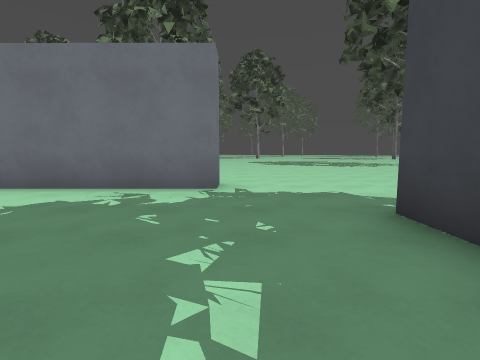
view 1 (above)

20 first-person views from a walk through a level from a Godot 3-D game. The camera is 1.3 m above the floor, tilts 6° down and sees 85° across. The floor is counted in squares, 2 m on a side. Each view is taken from the middle of a square. On the plan, view 1 faces up. The plan holds only what a view shows up to about 9 squares ahead; the rest is blank. The place goes on beyond the plan. Surface patterns are stand-ins for the level's own textures.

view 2
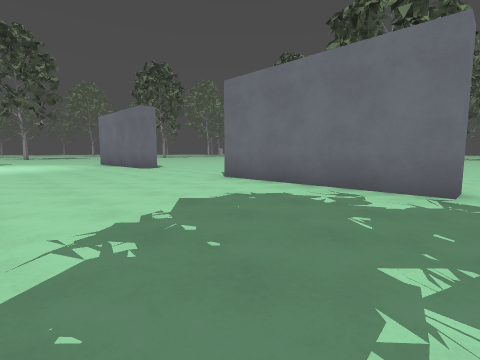

view 3
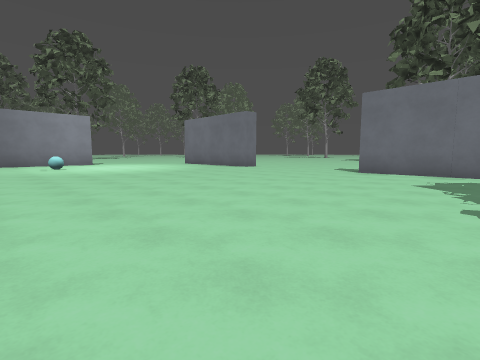

view 4
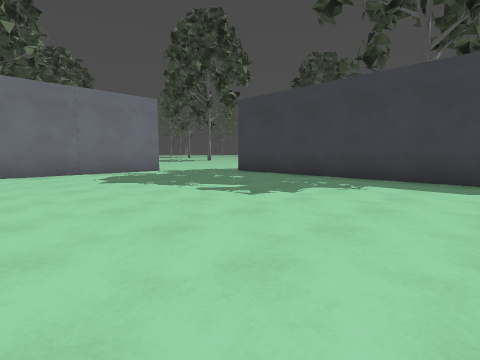

view 5
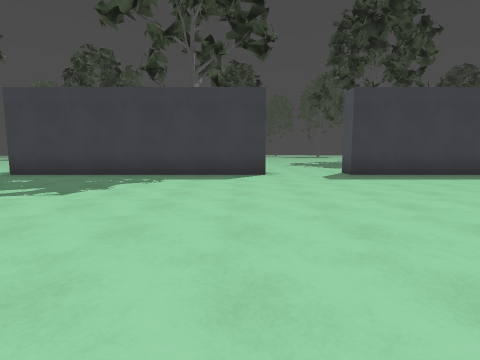

view 6
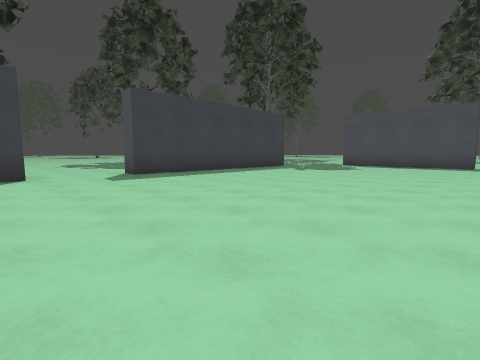

view 7
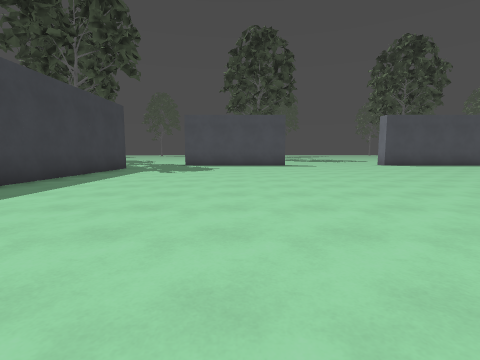

view 8
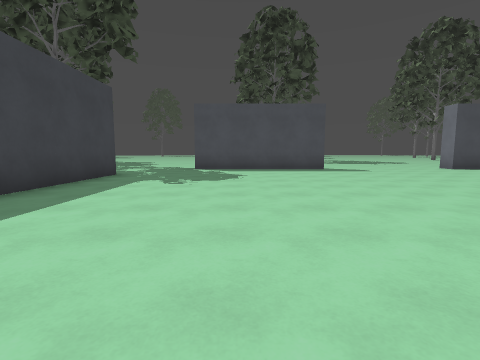

view 9
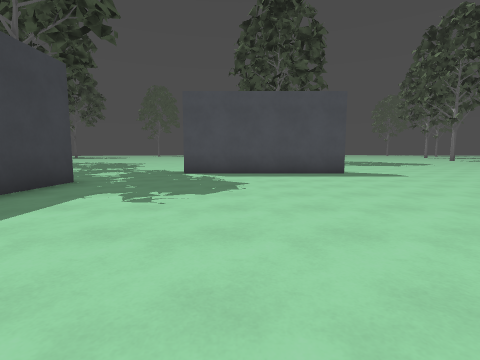

view 10
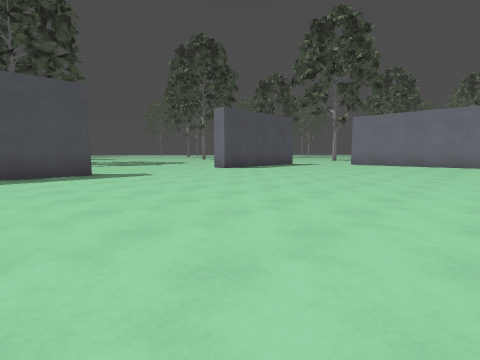

view 11
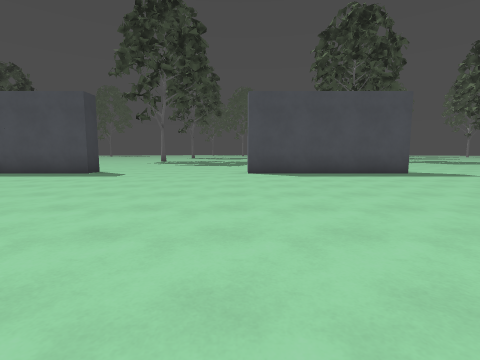

view 12
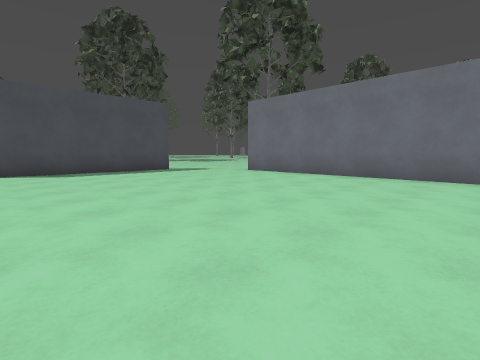

view 13
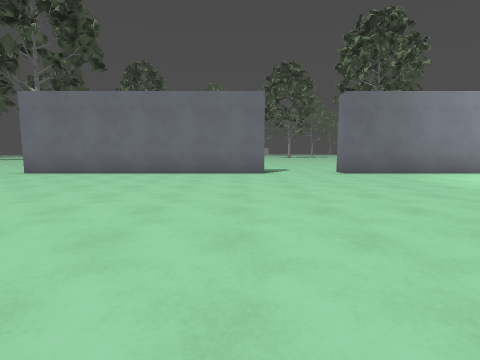

view 14
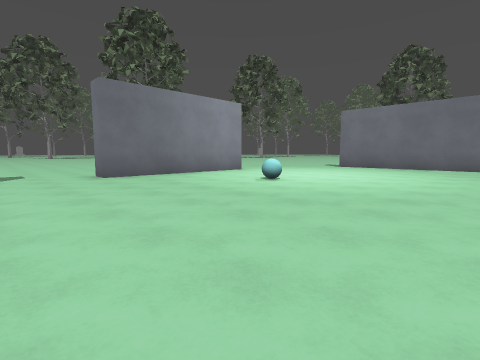

view 15
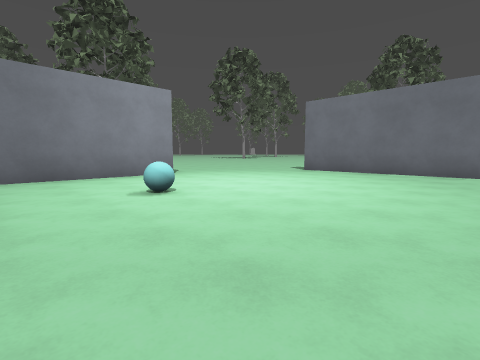

view 16
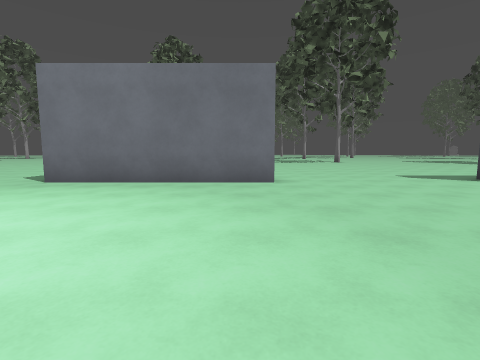

view 17
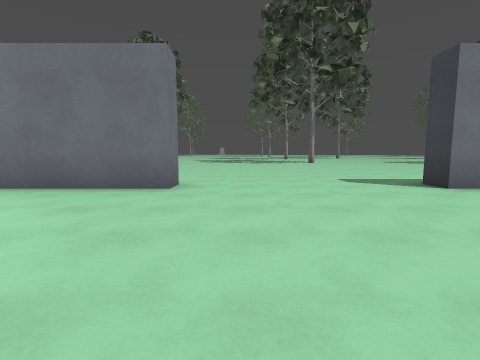

view 18
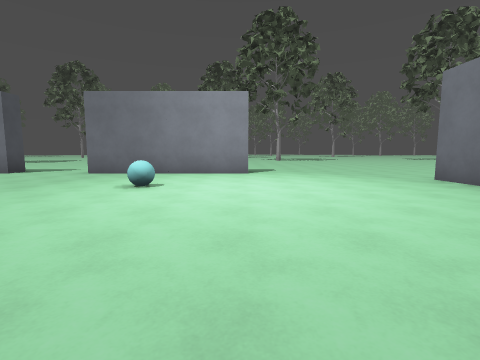

view 19
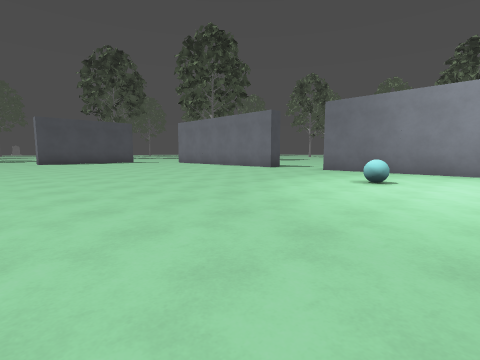

view 20
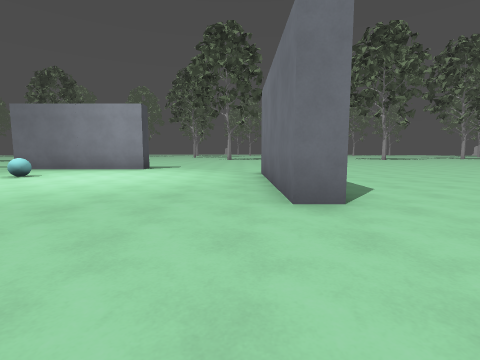

### Floor plan
Points are (right, up) in squares from view 1. A wall is a line through its corners. A room is listed if a view was taken in it or the views show most of it. See-through windows are left out.
Room 1 (views 1, 2, 3, 4, 5, 6, 7, 8, 9, 10, 11, 12, 13, 14, 15, 16, 17, 18, 19, 20)
walls: (1.7, -4.8) (1.7, 2.9); (-17.9, -7.2) (-17.2, -7.2) (-17.2, -14.8); (-10.3, 5.4) (-10.3, 4.7) (-15.4, 4.7); (-17.2, 0.4) (-17.2, -4.7) (-17.9, -4.7); (-0.4, 5.4) (-0.4, 4.7) (-5.2, 4.7) (-5.2, 5.4); (-5.2, -17.9) (-5.2, -17.2) (-0.2, -17.2); (1.7, -14.8) (1.7, -7.2) (2.4, -7.2); (-15.4, -17.2) (-10.2, -17.2)
ways out: opening at (0.9, 6); opening at (1, -17); opening at (3, -6)

Where each view was taken, in squares from view 1:
view 1: 0 up, 0 right, facing up
view 2: 0 up, 0 right, facing up-left
view 3: 4 down, 2 left, facing up-left
view 4: 4 down, 5 left, facing up-right
view 5: 4 down, 6 left, facing right
view 6: 4 down, 6 left, facing down-right
view 7: 4 down, 3 left, facing down
view 8: 7 down, 2 left, facing down
view 9: 9 down, 2 left, facing down
view 10: 9 down, 3 left, facing down-left
view 11: 9 down, 10 left, facing down
view 12: 8 down, 10 left, facing down-left
view 13: 8 down, 9 left, facing left
view 14: 7 down, 10 left, facing up-left
view 15: 4 down, 10 left, facing up-left
view 16: 1 down, 11 left, facing up
view 17: 0 up, 9 left, facing up
view 18: 0 up, 9 left, facing left
view 19: 0 up, 8 left, facing down-left
view 20: 4 up, 7 left, facing left
